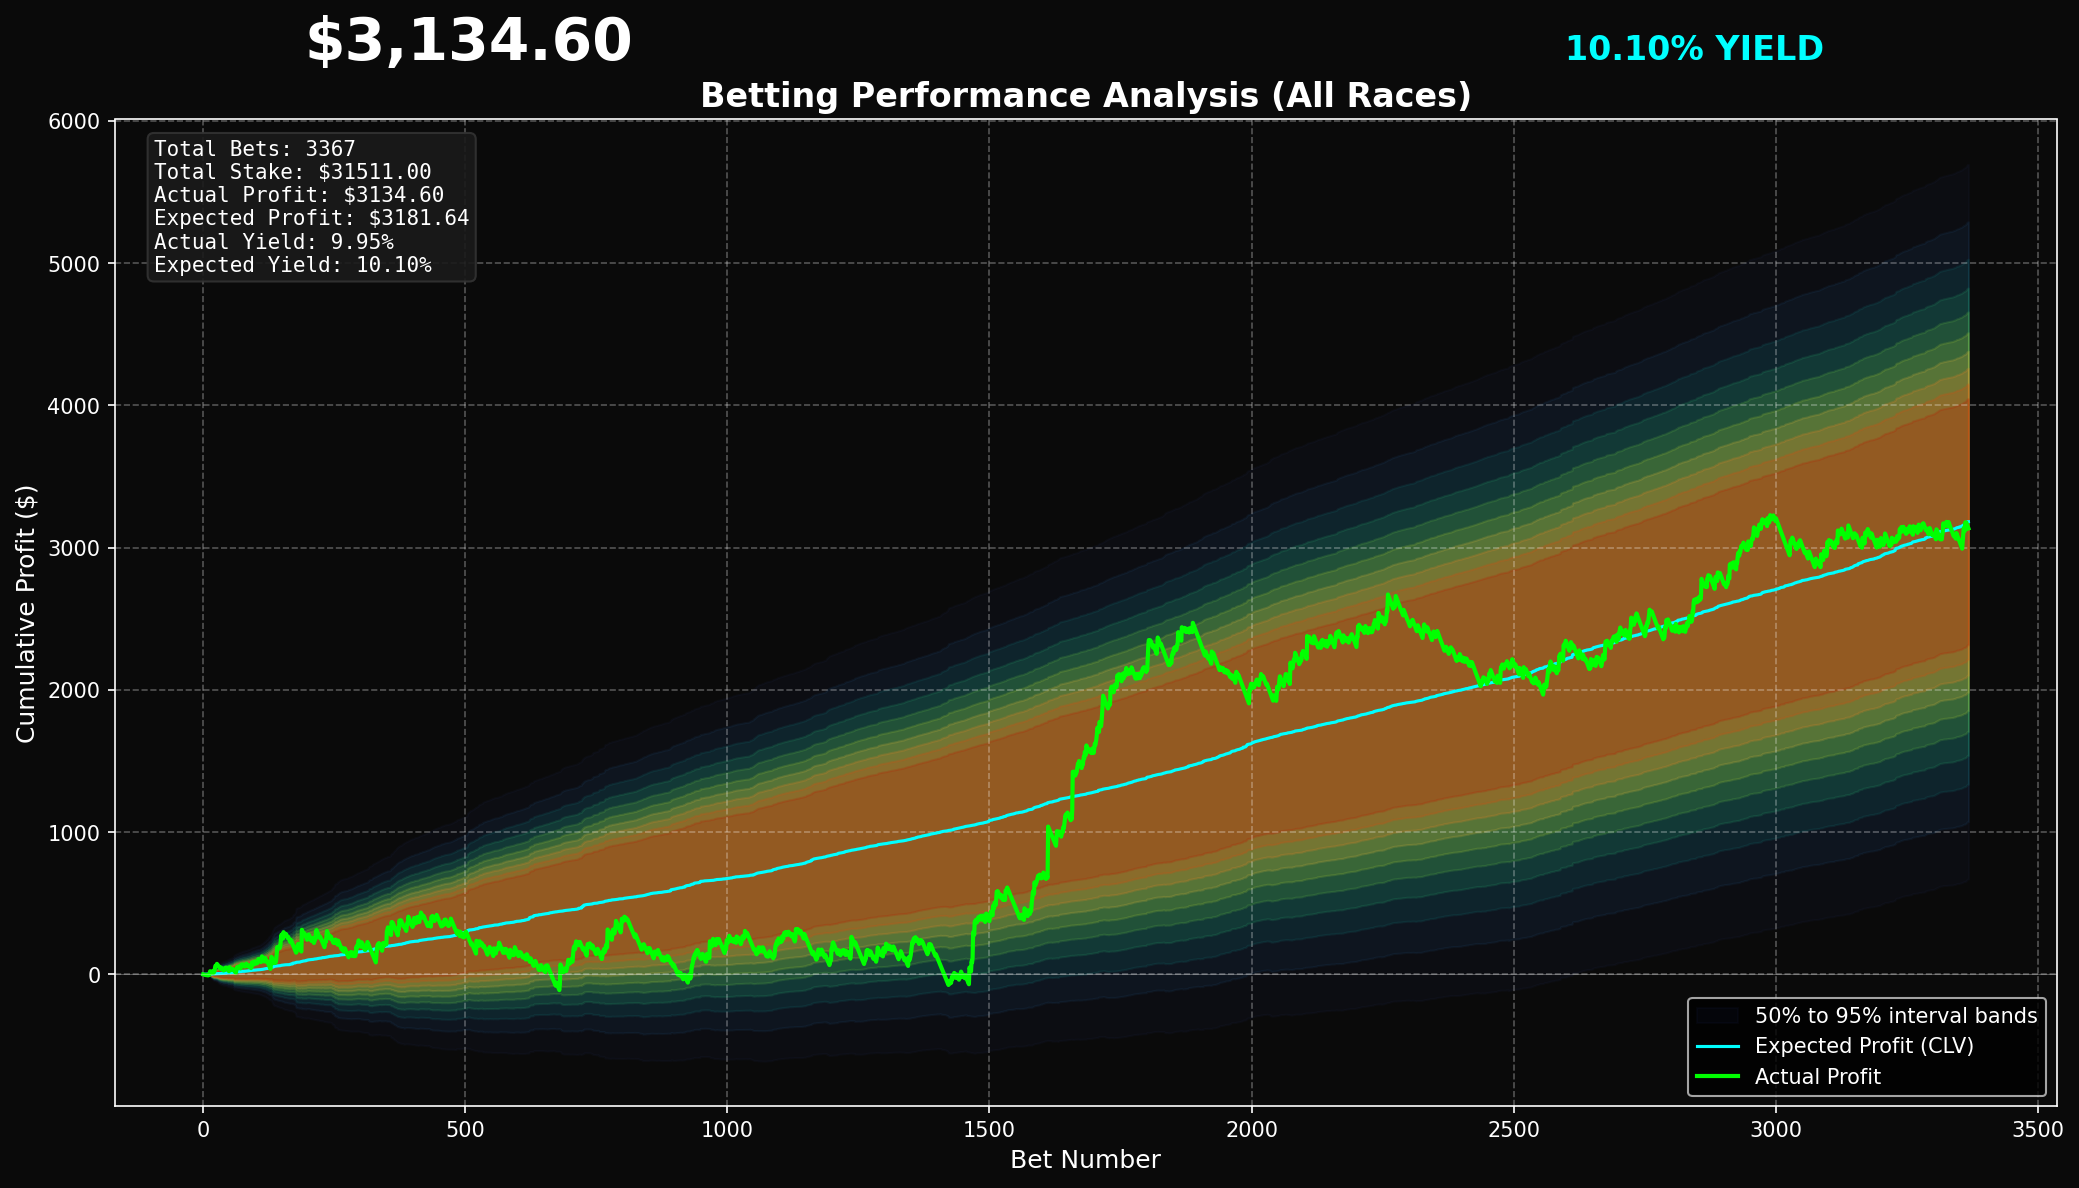

Write Python code to recreate this figure.
"""
Bet Analysis Script
- Parses betting_log.txt for placed bets with midpoint odds
- Scrapes Duel.com bet history to get actual outcomes
- Plots actual profit vs expected profit with 95% confidence interval
"""

import vpn_asyncio  # noqa: F401  — Proton blocks 127.0.0.1 socketpair
import argparse
import asyncio
import re
import json
import os
from collections import Counter
from datetime import datetime, timedelta
from pathlib import Path
from statistics import NormalDist
import numpy as np
import matplotlib.pyplot as plt
from playwright.async_api import async_playwright

# ── Configuration ────────────────────────────────────────────────────────────────
LOG_FILE = Path(__file__).parent / "betting_log.txt"
BETS_CACHE_FILE = Path(__file__).parent / "bets_cache.json"
CHROME_DATA_DIR = r"C:\Users\anzeg\AppData\Local\Google\Chrome\User Data"

BRITISH_TRACKS = {
    "dunstall",
    "harlow",
    "hove",
    "doncaster",
    "nottingham",
    "towcester",
    "yarmouth",
    "romford",
    "monmore",
    "sunderland",
    "valley",
    "newcastle",
}

CONFIDENCE_LEVELS = list(range(50, 100, 5))


def parse_args():
    parser = argparse.ArgumentParser(description="Greyhound Betting Analysis")
    parser.add_argument(
        "--rainbet",
        action="store_true",
        help="Scrape Rainbet bet history instead of Duel",
    )
    return parser.parse_args()


def normalize_track_name(track_name: str) -> str:
    """Normalize track names before region classification."""
    value = (track_name or "").strip().lower()
    value = re.sub(r'^\d{2}:\d{2}\s+', '', value)
    value = re.sub(r'\s*\([a-z]{2}\)\s*$', '', value)
    value = re.sub(r'\s+', ' ', value)
    return value.strip()


def classify_region(track_name: str) -> str:
    """Classify track into British or Australian using user-provided track list."""
    if normalize_track_name(track_name) in BRITISH_TRACKS:
        return "British"
    return "Australian"


# ── Parse betting log for placed bets ────────────────────────────────────────────
def parse_betting_log() -> list[dict]:
    """
    Parse betting_log.txt to extract all placed bets with their midpoint odds.
    Also tracks the active Sharp race to attach track and region to each bet.
    Returns list of: {timestamp, dog_name, duel_odds, midpoint, stake, edge, track_name, region}
    """
    bets = []
    
    with open(LOG_FILE, 'r', encoding='utf-8', errors='ignore') as f:
        lines = f.readlines()
    
    # Pattern for VALUE line: ** VALUE -> 4. Goldcash Prince @ 1.7  (mid=1.620)
    value_pattern = re.compile(
        r'(\d{4}-\d{2}-\d{2} \d{2}:\d{2}:\d{2}),\d+\s+\*\* VALUE -> (.+?) @ ([\d.]+)\s+\(mid=([\d.]+)\)'
    )
    
    # Pattern for BET PLACED line: OK BET PLACED: 2. Ballyhimikin Lee @ 3.7 for EUR1.0
    placed_pattern = re.compile(
        r'(\d{4}-\d{2}-\d{2} \d{2}:\d{2}:\d{2}),\d+\s+OK BET PLACED: (.+?) @ ([\d.]+) for EUR([\d.]+)'
    )

    # Pattern for navigation context with track name
    sharp_nav_pattern = re.compile(
        r'(\d{4}-\d{2}-\d{2} \d{2}:\d{2}:\d{2}),\d+\s+\[Sharp\]\s+OK Navigated to \d{2}:\d{2}\s+(.+?)(?:\s+\(([A-Z]{2})\))?\s*$'
    )
    nav_switch_pattern = re.compile(
        r'(\d{4}-\d{2}-\d{2} \d{2}:\d{2}:\d{2}),\d+\s+\[Nav\]\s+Switching to:\s+\d{2}:\d{2}\s+(.+?)\s+\(([A-Z]{2})\)'
    )
    monitoring_pattern = re.compile(
        r'(\d{4}-\d{2}-\d{2} \d{2}:\d{2}:\d{2}),\d+\s+MONITORING:\s+\d{2}:\d{2}\s+(.+?)\s+\(([A-Z]{2})\)'
    )
    
    # Track the last VALUE found to match with BET PLACED
    last_value = None
    current_track = ""
    current_country = ""
    
    for line in lines:
        # Track current race context from navigation/monitoring lines
        nav_match = sharp_nav_pattern.search(line)
        if not nav_match:
            nav_match = nav_switch_pattern.search(line)
        if not nav_match:
            nav_match = monitoring_pattern.search(line)

        if nav_match:
            current_track = nav_match.group(2).strip()
            current_country = (nav_match.group(3) or "").strip().upper()
            continue

        # Check for VALUE line
        value_match = value_pattern.search(line)
        if value_match:
            track_name = current_track
            last_value = {
                'timestamp': value_match.group(1),
                'dog_name': value_match.group(2).strip(),
                'duel_odds': float(value_match.group(3)),
                'midpoint': float(value_match.group(4)),
                'track_name': track_name,
                'track_norm': normalize_track_name(track_name),
                'region': classify_region(track_name),
                'country_code': current_country,
            }
            continue
        
        # Check for BET PLACED line
        placed_match = placed_pattern.search(line)
        if placed_match and last_value:
            timestamp = placed_match.group(1)
            dog_name = placed_match.group(2).strip()
            duel_odds = float(placed_match.group(3))
            stake = float(placed_match.group(4))
            
            # Use the last VALUE's midpoint (same dog name should match)
            # Sometimes names might differ slightly, so we also check timestamp proximity
            bet = {
                'timestamp': timestamp,
                'dog_name': dog_name,
                'duel_odds': duel_odds,
                'midpoint': last_value['midpoint'],
                'stake': stake,
                'edge': (duel_odds / last_value['midpoint'] - 1) * 100,  # Edge %
                'track_name': last_value.get('track_name', ''),
                'track_norm': last_value.get('track_norm', ''),
                'region': last_value.get('region', classify_region('')),
                'country_code': last_value.get('country_code', ''),
            }
            bets.append(bet)
    
    return bets


# ── Scrape Duel bet history ──────────────────────────────────────────────────────
async def scrape_duel_history(page, start_date: datetime = None) -> list[dict]:
    """
    Scrape bet history from Duel.com.
    Returns list of: {timestamp, dog_name, odds, stake, won, payout}
    If start_date is provided, only returns bets from that date onwards.
    """
    history = []
    
    try:
        # Find the right frame/page that contains the bets
        target = page
        for frame in page.frames:
            test_cards = await frame.query_selector_all('div[data-editor-id="bet"]')
            if test_cards:
                target = frame
                print(f"[Scraper] Found bets in frame: {frame.url[:50]}...")
                break
        
        # User should already be on the bet history page
        # Click "Show more" button repeatedly to load all bets
        print("[Scraper] Loading bets (clicking 'Show more')...")
        
        for i in range(100):  # Max 100 clicks
            # Check if oldest visible bet is before start_date - if so, stop loading
            if start_date:
                bet_cards = await target.query_selector_all('div[data-editor-id="bet"]')
                if bet_cards:
                    oldest_date = None
                    # Check the last (oldest) bet card
                    last_card = bet_cards[-1]
                    time_spans = await last_card.query_selector_all('span')
                    for span in time_spans:
                        text = (await span.inner_text()).strip()
                        if re.match(r'[A-Z][a-z]+ \d+, \d{4}, \d+:\d+', text):
                            oldest_date = parse_duel_date(text)
                            if oldest_date and oldest_date < start_date:
                                print(f"[Scraper] Reached bets before {start_date.strftime('%Y-%m-%d')}, stopping")
                                break
                    else:
                        pass  # Continue if no date found
                    # Check if we should break outer loop
                    if oldest_date and oldest_date < start_date:
                        break
            
            # Try to find show more button
            show_more = await target.query_selector('div[data-editor-id="pillButton"]:has-text("Show more")')
            if not show_more:
                show_more = await page.query_selector('div[data-editor-id="pillButton"]:has-text("Show more")')
            if not show_more:
                break  # No more button
            
            try:
                await show_more.scroll_into_view_if_needed()
                await show_more.click()
                await asyncio.sleep(1.5)
                
                if (i + 1) % 10 == 0:
                    count = len(await target.query_selector_all('div[data-editor-id="bet"]'))
                    print(f"[Scraper] Loaded {count} bets so far...")
            except Exception:
                break  # Button disappeared or errored
        
        # Parse each bet card
        bet_cards = await target.query_selector_all('div[data-editor-id="bet"]')
        
        if not bet_cards:
            for frame in page.frames:
                bet_cards = await frame.query_selector_all('div[data-editor-id="bet"]')
                if bet_cards:
                    break
        
        if not bet_cards:
            bet_cards = await page.query_selector_all('div[data-editor-id="bet"]')
        
        print(f"[Scraper] Found {len(bet_cards)} bet cards, parsing...")
        
        parsed = 0
        skipped = 0
        skip_reasons = Counter()
        for i, card in enumerate(bet_cards):
            try:
                bet, reason = await parse_bet_card_fast(card)
                if bet:
                    # Filter by start date if provided
                    if start_date:
                        bet_date = parse_duel_date(bet['timestamp'])
                        if bet_date and bet_date < start_date:
                            skipped += 1
                            skip_reasons["before_start_date"] += 1
                            continue  # Skip bets before start date
                    history.append(bet)
                    parsed += 1
                else:
                    skipped += 1
                    skip_reasons[reason or "unknown"] += 1
                
                # Progress every 50 cards
                if (i + 1) % 50 == 0:
                    print(f"[Scraper] Parsed {i+1}/{len(bet_cards)} cards ({parsed} valid, {skipped} skipped)")
                    
            except Exception as e:
                skipped += 1
                skip_reasons["exception"] += 1
                continue
        
        print(f"[Scraper] Done: {parsed} valid bets, {skipped} skipped")
        if skip_reasons:
            reason_text = ", ".join(f"{k}={v}" for k, v in skip_reasons.most_common(6))
            print(f"[Scraper] Skip reasons: {reason_text}")
        
    except Exception as e:
        print(f"[Scraper] Error scraping history: {e}")
    
    return history


def parse_duel_date(date_str: str) -> datetime | None:
    """Parse Duel date format like 'Apr 3, 2026, 17:07' to datetime."""
    try:
        # Handle formats like "Apr 3, 2026, 17:07" or "Apr 3, 17:09"
        formats = [
            "%b %d, %Y, %H:%M",
            "%b %d, %H:%M",
        ]
        for fmt in formats:
            try:
                return datetime.strptime(date_str, fmt)
            except ValueError:
                continue
        return None
    except Exception:
        return None


async def parse_bet_card_fast(card) -> dict | None:
    """Parse a single bet card using innerHTML for speed (single DOM call)."""
    try:
        # Get all text content in one call
        html = await card.inner_html()
        text = await card.inner_text()
        
        # Check for Won/Lost status
        if 'betsWonStatus' in html:
            won = True
        elif 'betsLostStatus' in html:
            won = False
        else:
            return None, "pending_or_open"
        
        # Extract timestamp (Apr 8, 2026, 09:26)
        timestamp_match = re.search(r'([A-Z][a-z]+ \d+, \d{4}, \d+:\d+)', text)
        timestamp = timestamp_match.group(1) if timestamp_match else None
        
        # Extract dog name (Winner XYZ)
        winner_match = re.search(r'Winner\s+([A-Za-z][A-Za-z\s\'\-]+?)(?:\n|Total Odds)', text)
        dog_name = winner_match.group(1).strip() if winner_match else None
        
        # Extract odds (Total Odds followed by number)
        odds_match = re.search(r'Total Odds\s*\n?\s*([\d.]+)', text)
        odds = float(odds_match.group(1)) if odds_match else None
        
        # Extract stake (Stake followed by number)
        stake_match = re.search(r'Stake\s*\n?\s*([\d.]+)', text)
        stake = float(stake_match.group(1)) if stake_match else None
        
        missing = []
        if not timestamp:
            missing.append("timestamp")
        if not dog_name:
            missing.append("dog_name")
        if odds is None:
            missing.append("odds")
        if stake is None:
            missing.append("stake")
        if missing:
            return None, f"missing_{'_'.join(missing)}"
        
        payout = odds * stake if won else 0
        
        return {
            'timestamp': timestamp,
            'dog_name': dog_name,
            'odds': odds,
            'stake': stake,
            'won': won,
            'payout': payout
        }, None
        
    except Exception as e:
        return None, f"parse_exception_{type(e).__name__}"


# ── Match bets from log to Duel history ──────────────────────────────────────────
def match_bets(log_bets: list[dict], duel_history: list[dict]) -> tuple[list[dict], dict]:
    """
    Match bets from betting_log.txt to Duel history to get outcomes.
    Returns list with matched bets including 'won' status.
    """
    matched = []
    used_duel_indices = set()
    unmatched = 0
    
    for log_idx, log_bet in enumerate(log_bets):
        # Normalize dog name for matching
        log_name = normalize_name(log_bet['dog_name'])
        log_odds = log_bet['duel_odds']
        log_time = parse_log_datetime(log_bet['timestamp'])
        
        # Find matching bet in Duel history
        best_score = None
        best_duel_idx = None
        best_match = None
        for duel_idx, duel_bet in enumerate(duel_history):
            if duel_idx in used_duel_indices:
                continue

            duel_name = normalize_name(duel_bet['dog_name'])
            odds_diff = abs(log_odds - duel_bet['odds'])
            if odds_diff > 1.0:
                continue
            
            if not names_match(log_name, duel_name):
                continue

            time_penalty = 0
            duel_time = parse_duel_date(duel_bet['timestamp'])
            if log_time and duel_time:
                time_penalty = abs((duel_time - log_time).total_seconds()) / 3600.0

            score = odds_diff + (time_penalty * 0.02)
            if best_score is None or score < best_score:
                best_score = score
                best_match = duel_bet
                best_duel_idx = duel_idx
        
        if best_match:
            used_duel_indices.add(best_duel_idx)
            matched.append({
                **log_bet,
                'won': best_match['won'],
                'payout': best_match['payout'],
                'actual_profit': best_match['payout'] - log_bet['stake'] if best_match['won'] else -log_bet['stake']
            })
        else:
            unmatched += 1
    
    diagnostics = {
        "total_log_bets": len(log_bets),
        "duel_bets": len(duel_history),
        "matched": len(matched),
        "unmatched": unmatched,
        "match_rate_pct": (len(matched) / len(log_bets) * 100) if log_bets else 0.0,
    }
    return matched, diagnostics


def normalize_name(name: str) -> str:
    """Normalize dog name for matching."""
    # Remove leading number and period (e.g., "4. Goldcash Prince" -> "Goldcash Prince")
    name = re.sub(r'^\d+\.\s*', '', name)
    return name.lower().strip()


def parse_log_datetime(date_str: str) -> datetime | None:
    """Parse log timestamp format."""
    try:
        return datetime.strptime(date_str, "%Y-%m-%d %H:%M:%S")
    except Exception:
        return None


def names_match(name1: str, name2: str) -> bool:
    """Check if two dog names match (fuzzy)."""
    # Simple contains check for now
    return name1 in name2 or name2 in name1 or name1 == name2


def bet_cache_key(bet: dict) -> tuple:
    """Stable key for de-duplicating matched bets in cache."""
    return (
        normalize_name(str(bet.get('dog_name', ''))),
        str(bet.get('timestamp', '')),
        round(float(bet.get('duel_odds', 0.0)), 3),
        round(float(bet.get('stake', 0.0)), 3),
    )


def merge_cached_and_new(cached: list[dict], new_bets: list[dict]) -> tuple[list[dict], int]:
    """Merge new matched bets into cached matched bets (dedupe by stable key)."""
    merged = {}
    for b in cached or []:
        merged[bet_cache_key(b)] = b
    before = len(merged)
    for b in new_bets or []:
        merged[bet_cache_key(b)] = b
    after = len(merged)

    def sort_key(b: dict):
        ts = parse_log_datetime(str(b.get('timestamp', '')))
        return (ts is None, ts or datetime.max)

    merged_list = sorted(merged.values(), key=sort_key)
    return merged_list, max(0, after - before)


def enrich_bets_with_region(bets: list[dict], log_bets: list[dict]) -> list[dict]:
    """Fill track/region fields on cached bets by matching them to parsed log bets."""
    log_by_key = {bet_cache_key(b): b for b in log_bets}
    enriched = []

    for bet in bets or []:
        updated = dict(bet)
        source = log_by_key.get(bet_cache_key(updated))

        if source:
            for key in ('track_name', 'track_norm', 'region', 'country_code'):
                if not updated.get(key):
                    updated[key] = source.get(key)

        if not updated.get('track_norm'):
            updated['track_norm'] = normalize_track_name(str(updated.get('track_name', '')))
        if not updated.get('region'):
            updated['region'] = classify_region(str(updated.get('track_name', '')))

        enriched.append(updated)

    return enriched


def split_bets_by_region(bets: list[dict]) -> dict[str, list[dict]]:
    """Split bets into British and Australian groups."""
    split = {
        'British': [],
        'Australian': [],
    }

    for bet in bets or []:
        region = bet.get('region') or classify_region(str(bet.get('track_name', '')))
        if region not in split:
            region = 'Australian'

        normalized_bet = dict(bet)
        normalized_bet['region'] = region
        split[region].append(normalized_bet)

    return split


# ── Calculate statistics ─────────────────────────────────────────────────────────
def calculate_statistics(bets: list[dict]) -> dict:
    """Calculate expected and actual profit statistics. Only uses matched bets."""
    # Filter to only matched bets (those with won != None)
    matched_bets = [b for b in bets if b.get('won') is not None]
    
    total_stake = 0
    total_expected_profit = 0
    total_actual_profit = 0
    cumulative_expected = []
    cumulative_actual = []
    
    # For variance calculation
    expected_profits = []
    
    for bet in matched_bets:
        stake = bet['stake']
        midpoint = bet['midpoint']
        duel_odds = bet['duel_odds']
        
        # True probability (assuming midpoint is fair)
        p_win = 1 / midpoint
        
        # Expected profit for this bet
        ev = p_win * (duel_odds - 1) * stake - (1 - p_win) * stake
        expected_profits.append({
            'stake': stake,
            'p_win': p_win,
            'odds': duel_odds,
            'ev': ev
        })
        
        total_stake += stake
        total_expected_profit += ev
        
        total_actual_profit += bet['actual_profit']
        
        cumulative_expected.append(total_expected_profit)
        cumulative_actual.append(total_actual_profit)
    
    return {
        'total_bets': len(matched_bets),
        'total_stake': total_stake,
        'expected_profit': total_expected_profit,
        'actual_profit': total_actual_profit,
        'expected_yield': (total_expected_profit / total_stake * 100) if total_stake > 0 else 0,
        'actual_yield': (total_actual_profit / total_stake * 100) if total_stake > 0 else 0,
        'cumulative_expected': cumulative_expected,
        'cumulative_actual': cumulative_actual,
        'bet_details': expected_profits,
        'matched_bets': matched_bets
    }


def z_value_for_interval(level_pct: float) -> float:
    """Convert central interval level (e.g. 95) to a standard normal z-score."""
    p = max(0.001, min(99.999, float(level_pct))) / 100.0
    tail = (1.0 - p) / 2.0
    return NormalDist().inv_cdf(1.0 - tail)


def calculate_confidence_bands(
    bets: list[dict],
    levels: list[int] | None = None,
) -> dict[int, dict[str, list[float]]]:
    """
    Calculate cumulative confidence bands for multiple central intervals.
    Example levels: 50, 55, ..., 95.
    """
    matched_bets = [b for b in bets if b.get('won') is not None]
    if not matched_bets:
        return {}

    levels = levels or CONFIDENCE_LEVELS
    clean_levels = sorted({int(v) for v in levels if 0 < int(v) < 100}, reverse=True)
    if not clean_levels:
        return {}

    cumulative_var = 0.0
    cumulative_ev = 0.0
    cumulative_evs = []
    cumulative_stds = []

    for bet in matched_bets:
        stake = bet['stake']
        midpoint = bet['midpoint']
        duel_odds = bet['duel_odds']

        p = 1 / midpoint
        win_amount = (duel_odds - 1) * stake
        lose_amount = -stake

        ev_single = p * win_amount + (1 - p) * lose_amount
        var_single = p * (1 - p) * (win_amount - lose_amount) ** 2

        cumulative_ev += ev_single
        cumulative_var += var_single

        cumulative_evs.append(cumulative_ev)
        cumulative_stds.append(float(np.sqrt(cumulative_var)))

    bands: dict[int, dict[str, list[float]]] = {}
    for level in clean_levels:
        z = z_value_for_interval(level)
        upper = [ev + z * std for ev, std in zip(cumulative_evs, cumulative_stds)]
        lower = [ev - z * std for ev, std in zip(cumulative_evs, cumulative_stds)]
        bands[level] = {
            'upper': upper,
            'lower': lower,
        }

    return bands


# ── Plotting ─────────────────────────────────────────────────────────────────────
def plot_results(
    stats: dict,
    bets: list[dict],
    confidence_bands: dict[int, dict[str, list[float]]],
    output_filename: str = "bet_analysis.png",
    title: str = "Betting Performance Analysis",
):
    """Create the profit chart with layered confidence interval bands."""
    if not stats['total_bets']:
        print(f"[Plot] Skipping {output_filename} (no matched bets)")
        return

    plt.style.use('dark_background')
    
    fig, ax = plt.subplots(figsize=(14, 8))
    
    x = list(range(1, len(stats['cumulative_expected']) + 1))

    # Plot layered confidence interval bands (50% .. 95%)
    if confidence_bands:
        levels = sorted(confidence_bands.keys(), reverse=True)
        min_level = min(levels)
        max_level = max(levels)
        max_alpha = 0.22
        min_alpha = 0.04
        scale = max(1, len(levels) - 1)
        cmap = plt.get_cmap('turbo')
        color_positions = np.linspace(0.12, 0.92, len(levels))
        band_colors = [cmap(pos) for pos in color_positions]

        for idx, level in enumerate(levels):
            band = confidence_bands[level]
            alpha = min_alpha + (idx / scale) * (max_alpha - min_alpha)
            label = f"{min_level}% to {max_level}% interval bands" if idx == 0 else None
            ax.fill_between(
                x,
                band['lower'],
                band['upper'],
                alpha=alpha,
                color=band_colors[idx],
                label=label,
            )
    
    # Plot expected profit (CLV)
    ax.plot(x, stats['cumulative_expected'], color='cyan', linewidth=1.5, label='Expected Profit (CLV)')
    
    # Plot actual profit
    ax.plot(x, stats['cumulative_actual'], color='#00FF00', linewidth=2, label='Actual Profit')
    
    # Styling
    ax.set_xlabel('Bet Number', fontsize=12, color='white')
    ax.set_ylabel('Cumulative Profit ($)', fontsize=12, color='white')
    ax.set_title(title, fontsize=16, color='white', fontweight='bold')
    
    # Add summary stats as text
    summary = (
        f"Total Bets: {stats['total_bets']}\n"
        f"Total Stake: ${stats['total_stake']:.2f}\n"
        f"Actual Profit: ${stats['actual_profit']:.2f}\n"
        f"Expected Profit: ${stats['expected_profit']:.2f}\n"
        f"Actual Yield: {stats['actual_yield']:.2f}%\n"
        f"Expected Yield: {stats['expected_yield']:.2f}%"
    )
    
    # Add text box
    props = dict(boxstyle='round', facecolor='#1a1a1a', alpha=0.9, edgecolor='#333')
    ax.text(0.02, 0.98, summary, transform=ax.transAxes, fontsize=10,
            verticalalignment='top', bbox=props, color='white', family='monospace')
    
    # Headline stats
    actual_profit = stats['actual_profit']
    expected_yield = stats['expected_yield']
    
    fig.text(0.15, 0.95, f"${actual_profit:,.2f}", fontsize=28, color='white', 
             fontweight='bold', transform=fig.transFigure)
    fig.text(0.75, 0.95, f"{expected_yield:.2f}% YIELD", fontsize=16, color='cyan',
             fontweight='bold', transform=fig.transFigure)
    
    ax.legend(loc='lower right', fontsize=10)
    ax.grid(True, alpha=0.3, linestyle='--')
    ax.set_facecolor('#0a0a0a')
    fig.patch.set_facecolor('#0a0a0a')
    
    # Zero line
    ax.axhline(y=0, color='white', linestyle='-', alpha=0.3, linewidth=0.5)
    
    plt.tight_layout()
    plt.subplots_adjust(top=0.9)
    
    # Save and show
    output_path = Path(__file__).parent / output_filename
    plt.savefig(output_path, dpi=150, bbox_inches='tight', facecolor='#0a0a0a')
    print(f"[Plot] Saved to {output_path}")
    
    plt.show()


# ── Save/Load cache ──────────────────────────────────────────────────────────────
def save_cache(bets: list[dict]):
    """Save matched bets to cache file."""
    with open(BETS_CACHE_FILE, 'w') as f:
        json.dump(bets, f, indent=2, default=str)
    print(f"[Cache] Saved {len(bets)} bets to {BETS_CACHE_FILE}")


def load_cache() -> list[dict] | None:
    """Load bets from cache if exists."""
    if BETS_CACHE_FILE.exists():
        with open(BETS_CACHE_FILE, 'r') as f:
            return json.load(f)
    return None


# ── Main ─────────────────────────────────────────────────────────────────────────
async def main(use_rainbet: bool = False):
    print("=" * 60)
    print("  Greyhound Betting Analysis")
    print("=" * 60)
    
    # Step 1: Parse betting log
    print("\n[1] Parsing betting_log.txt...")
    log_bets = parse_betting_log()
    print(f"    Found {len(log_bets)} placed bets in log")
    
    if not log_bets:
        print("    No bets found in log!")
        return
    
    # Step 2: Check cache mode
    cached = load_cache()
    mode = "full"
    
    if cached and len(cached) > 0:
        print(f"\n[2] Found {len(cached)} cached bets")
        print("    Choose mode:")
        print("      [1] Use cache only (no scraping)")
        print("      [2] Incremental update (cache + scrape only newer period)")
        print("      [3] Full rescrape and rebuild cache")
        mode_input = input("    Mode (1/2/3, default 2): ").strip() or "2"
        mode = {"1": "cache", "2": "incremental", "3": "full"}.get(mode_input, "incremental")
    else:
        mode = "full"
    
    if mode == "cache":
        matched_bets = cached
    else:
        # Ask for start date
        print("\n[2] Date filter setup")
        default_date = ""
        if mode == "incremental" and cached:
            latest_cached = None
            for b in cached:
                ts = parse_log_datetime(str(b.get("timestamp", "")))
                if ts and (latest_cached is None or ts > latest_cached):
                    latest_cached = ts
            if latest_cached:
                default_date = latest_cached.strftime("%Y-%m-%d")
                print(f"    Suggested start date from cache: {default_date}")

        prompt = "    From what date? (YYYY-MM-DD or press ENTER for all): "
        if default_date:
            prompt = f"    From what date? (YYYY-MM-DD, ENTER for {default_date}): "
        date_input = input(prompt).strip()
        if not date_input and default_date:
            date_input = default_date

        start_date = None
        if date_input:
            try:
                start_date = datetime.strptime(date_input, "%Y-%m-%d")
                print(f"    Will filter bets from {start_date.strftime('%Y-%m-%d')} onwards")
            except ValueError:
                print("    Invalid date format, scraping all bets")
        
        site_label = "Rainbet" if use_rainbet else "Duel"
        bet_history_url = (
            "https://rainbet.com/sportsbook/bets"
            if use_rainbet
            else "https://duel.com/sports?bt-path=/bets"
        )
        captcha_steps = 2 if use_rainbet else 1

        print("\n[3] Launching browser...")
        print(f"    A new browser window will open. Please log into {site_label}.")
        
        async with async_playwright() as p:
            browser = await p.chromium.launch(
                headless=False,
                args=[
                    '--disable-blink-features=AutomationControlled',
                    '--no-first-run',
                    '--window-size=1400,900',
                ],
            )
            
            context = await browser.new_context(
                viewport={'width': 1380, 'height': 800},
            )
            
            page = await context.new_page()
            await page.goto(bet_history_url, wait_until='domcontentloaded')

            for step in range(1, captcha_steps + 1):
                input(f"\n    [Step {step}] Press ENTER to pass the anti-robot check...")
                await asyncio.sleep(1)

            input(f"\n    [Step {captcha_steps + 1}] Now log into {site_label} and navigate to bet history.")
            input("             Press ENTER when you're on the bet history page...")

            print(f"\n    Scraping {site_label} bet history...")
            duel_history = await scrape_duel_history(page, start_date)
            print(f"    Found {len(duel_history)} bets in {site_label} history")
            
            # Match bets
            print("\n[4] Matching bets...")
            new_matched_bets, match_diag = match_bets(log_bets, duel_history)
            print(
                f"    Matched {match_diag['matched']}/{match_diag['total_log_bets']} bets "
                f"({match_diag['match_rate_pct']:.1f}%); unmatched={match_diag['unmatched']}"
            )

            if mode == "incremental" and cached:
                matched_bets, newly_added = merge_cached_and_new(cached, new_matched_bets)
                print(f"    Incremental merge: +{newly_added} new bets, total cached now {len(matched_bets)}")
            else:
                matched_bets = new_matched_bets
            
            # Save cache (full or merged incremental)
            save_cache(matched_bets)
            
            await browser.close()

    # Ensure region fields are available for both fresh and cached paths
    matched_bets = enrich_bets_with_region(matched_bets, log_bets)
    save_cache(matched_bets)

    # Step 3: Calculate overall statistics and regenerate main chart
    print("\n[3] Calculating overall statistics...")
    overall_stats = calculate_statistics(matched_bets)

    print(f"\n{'='*60}")
    print("  RESULTS - ALL RACES")
    print(f"{'='*60}")
    print(f"  Total Bets:      {overall_stats['total_bets']}")
    print(f"  Total Stake:     ${overall_stats['total_stake']:.2f}")
    print(f"  Actual Profit:   ${overall_stats['actual_profit']:.2f}")
    print(f"  Expected Profit: ${overall_stats['expected_profit']:.2f}")
    print(f"  Actual Yield:    {overall_stats['actual_yield']:.2f}%")
    print(f"  Expected Yield:  {overall_stats['expected_yield']:.2f}%")
    print(f"{'='*60}")

    overall_confidence_bands = calculate_confidence_bands(matched_bets)
    print("\n[4] Generating main plot (all races)...")
    plot_results(
        overall_stats,
        matched_bets,
        overall_confidence_bands,
        output_filename="bet_analysis.png",
        title="Betting Performance Analysis (All Races)",
    )
    
    # Step 5: Calculate statistics by region
    print("\n[5] Calculating statistics by region...")
    bets_by_region = split_bets_by_region(matched_bets)

    for region_name, output_filename in [
        ("British", "bet_analysis_british.png"),
        ("Australian", "bet_analysis_australian.png"),
    ]:
        region_bets = bets_by_region[region_name]
        stats = calculate_statistics(region_bets)

        print(f"\n{'='*60}")
        print(f"  RESULTS - {region_name.upper()} RACES")
        print(f"{'='*60}")
        print(f"  Total Bets:      {stats['total_bets']}")
        print(f"  Total Stake:     ${stats['total_stake']:.2f}")
        print(f"  Actual Profit:   ${stats['actual_profit']:.2f}")
        print(f"  Expected Profit: ${stats['expected_profit']:.2f}")
        print(f"  Actual Yield:    {stats['actual_yield']:.2f}%")
        print(f"  Expected Yield:  {stats['expected_yield']:.2f}%")
        print(f"{'='*60}")

        confidence_bands = calculate_confidence_bands(region_bets)
        print(f"\n[6] Generating plot for {region_name} races...")
        plot_results(
            stats,
            region_bets,
            confidence_bands,
            output_filename=output_filename,
            title=f"Betting Performance Analysis ({region_name} Races)",
        )


if __name__ == "__main__":
    args = parse_args()
    asyncio.run(main(args.rainbet))
